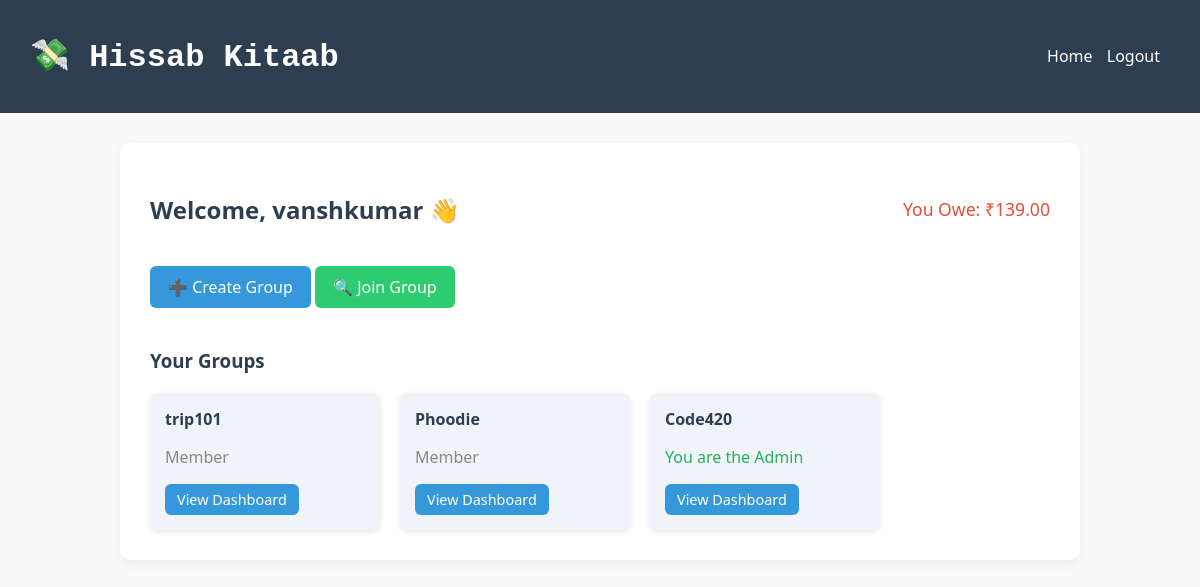
Screenshot of / (signed in) with the database file from the repository.
### tracker/models.py (models this page shows, shortened)
class Group(models.Model):
    name = models.CharField(max_length=100, unique=True)
    members = models.ManyToManyField(User, related_name='custom_groups')
    admin = models.ForeignKey(User, on_delete=models.CASCADE, related_name='admin_groups')

### tracker/views.py (the view)
# urls.py: 2. Add a URL to urlpatterns:  path('', views.home, name='home')
@login_required
def home(request):
    user = request.user
    groups = Group.objects.filter(members=user)
    total_balance = Decimal('0.00')
    for group in groups:
        members = group.members.all()
        num_members = members.count()
        expenses = Expense.objects.filter(group=group)
        total_group_expense = sum(exp.amount for exp in expenses)
        user_paid = sum(exp.amount for exp in expenses if exp.user == user)
        if num_members > 0:
            share = total_group_expense / num_members
        else:
            share = Decimal('0.00')
        balance = user_paid - share
        total_balance += balance
    return render(request, 'tracker/home.html', {
        'groups': groups,
        'total_balance': round(total_balance, 2)
    })

### tracker/templates/tracker/home.html (shortened to what this page needs)
{% extends 'tracker/base.html' %}
{% load static %}
{% block content %}
<div style="display: flex; justify-content: space-between; align-items: center;">
  <h2>Welcome, {{ user.username }} 👋</h2>
  <div style="font-size: 1.1rem; font-weight: 500;">
    {% if total_balance > 0 %}
      <span class="owed">Total Owed: ₹{{ total_balance|floatformat:2 }} </span>
    {% elif total_balance < 0 %}
      <span class="owe">You Owe: ₹{{ total_balance|floatformat:2|slice:"1:" }}</span>
    {% else %}
      <span class="settled">All Settled</span>
    {% endif %}
  </div>
</div>
<div class="actions" style="margin-top: 20px;">
  <a href="{% url 'create_group' %}" class="btn">➕ Create Group</a>
  <a href="{% url 'join_group' %}" class="btn secondary">🔍 Join Group</a>
</div>
<h3 style="margin-top: 40px;">Your Groups</h3>
{% if groups %}
  <div class="balance-cards">
    {% for group in groups %}
      <div class="card">
        <h4>{{ group.name }}</h4>
        <p>
          {% if group.admin == user %}
            <span class="owed">You are the Admin</span>
          {% else %}
            <span class="settled">Member</span>
          {% endif %}
        </p>
        <a href="{% url 'group_dashboard' group.id %}" class="btn small">View Dashboard</a>
      </div>
    {% endfor %}
  </div>
{% else %}
  <p class="text-muted">You are not part of any groups yet.</p>
{% endif %}
{% endblock %}

### tracker/static/css/style.css (style rules this page uses)
body { font-family: 'Segoe UI', sans-serif; background: #f9f9f9; margin: 0; padding: 0; color: #333; }
h2, h3, h4 { color: #2c3e50; margin-bottom: 20px; }
.btn { background: #3498db; color: white; padding: 10px 18px; border-radius: 6px; text-decoration: none; border: none; font-size: 1rem; cursor: pointer; transition: background 0.3s ease; display: inline-block; }
.btn.secondary { background: #2ecc71; }
.btn.small { padding: 6px 12px; font-size: 0.9rem; }
.balance-cards { display: flex; flex-wrap: wrap; gap: 20px; }
.card { background: #f0f4f8; padding: 15px; border-radius: 8px; width: 200px; box-shadow: 0 2px 6px rgba(0,0,0,0.1); }
.card h4 { margin: 0 0 10px; }
.owe { color: #e74c3c; }
.owed { color: #27ae60; }
.settled { color: #888; }

### rows the page displays
Group: name "trip101", shows "Member"
Group: name "Phoodie", shows "Member"
Group: name "Code420", shows "You are the Admin"

### other values shown
{{ user.username }} "vanshkumar"
{{ total_balance|floatformat:2|slice:"1:" }} "139.00"
